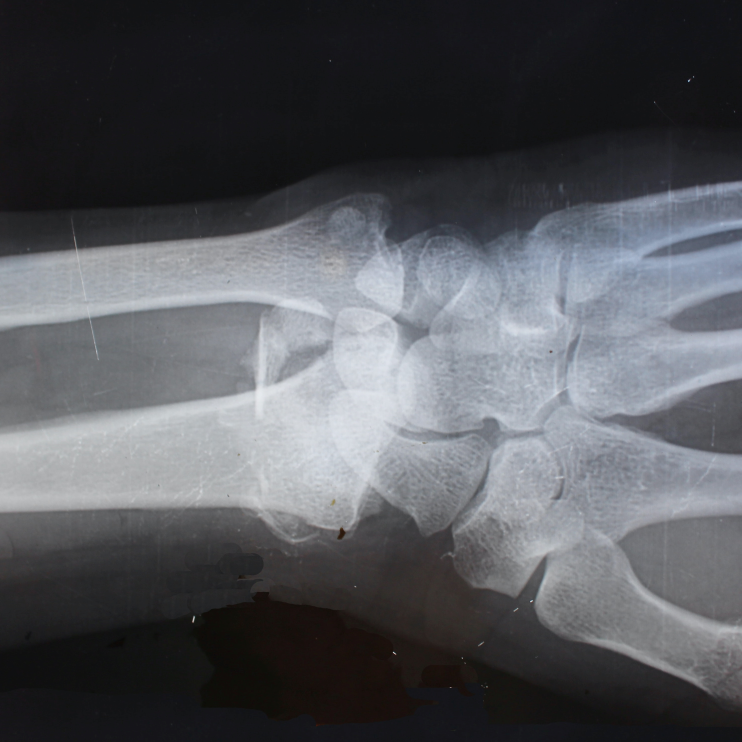
#> input picture images/cara-shelton-_GpJpHnyCSw-unsplash.jpg, 2967 x 2967 px, given in place of , which was not available (shown at 1/4 size)
$ python -i main.py   (imports and definitions only)
#> lines starting #> are read from the running program, lines starting #| are printed output that depends on the picture; pictures that were not available may be replaced by others from this repository, and a replacement may not be noted
import ctypes
import os.path
from tkinter import *
from tkinter import filedialog, ttk
import cv2 as cv
import numpy as np
import scipy.signal
from matplotlib import image as mpimg
from matplotlib import pyplot as plt
from PIL import Image, ImageTk

# [3 lines not run here, left out]

"""----------------x-----Global Variable------x----------------"""

gui_width = 1385
gui_height = 595
ip_file = ""
op_file = ""
original_img = None
modified_img = None
user_arg = None
popup = None
popup_input = None

# [3 lines not run here, left out]

"""----------------x-----Global Variable------x----------------"""


# [85 lines left out: functions set_user_arg, open_popup_input, draw_before_canvas, draw_after_canvas, load_file, save_file, not called in this run]


"""--------------x---------Frame-----------x-------------"""

# [1 line that did not run here, left out]
# [1 line not run here, left out]

# [1 line that did not run here, left out]
# [1 line not run here, left out]

# [1 line that did not run here, left out]
# [1 line not run here, left out]

# left frame contents
# [1 line that did not run here, left out]
# [1 line not run here, left out]

# [1 line that did not run here, left out]
# [1 line not run here, left out]
"""--------------x---------Frame-----------x-------------"""

"""--------------x---------Middle frame contents-----------x-------------"""

# [1 line that did not run here, left out]
# [1 line that did not run here, left out]
# [3 lines that did not run here, left out]
# [7 lines not run here, left out]
"""--------------x---------Middle frame contents-----------x-------------"""

"""--------------x---------Right frame contents-----------x-------------"""
# [1 line that did not run here, left out]
# [1 line not run here, left out]

# [1 line that did not run here, left out]
# [1 line not run here, left out]

"""--------------x---------Right frame contents-----------x-------------"""

"""-----------x---------Digital Image Processing Algorithms------------x-----------"""


# [29 lines of commented-out code are left out]
# [109 lines left out: functions redImg, greenImg, blueImg, RGB2Gray, not called in this run]


def callRGB2Gray():
    grayscale = RGB2Gray()
    draw_after_canvas(grayscale)


# [273 lines left out: functions negative, gray_slice, call_gray_slice, bit_slice, call_bit_slice, c_stretch and 13 more, not called in this run]


def canny():  # sourcery no-metrics
    sigma = 1
    kernel_size = 5
    weak_pixel = 75
    strong_pixel = 255
    lowthreshold = 0.05
    highthreshold = 0.15

    img = cv.imread(ip_file, 0)
#> img: shape (2967, 2967); min 8, max 244, mean 86.7
    M, N = img.shape
#> M = 2967; N = 2967

    # 1) Noise reduction
    size = kernel_size // 2
    x, y = np.mgrid[-size: size + 1, -size: size + 1]
    normal = 1 / (2.0 * np.pi * sigma ** 2)
    kernel = np.exp(-((x ** 2 + y ** 2) / (2.0 * sigma ** 2))) * normal
    img_smoothed = scipy.signal.convolve2d(img, kernel, mode="same", boundary="symm")
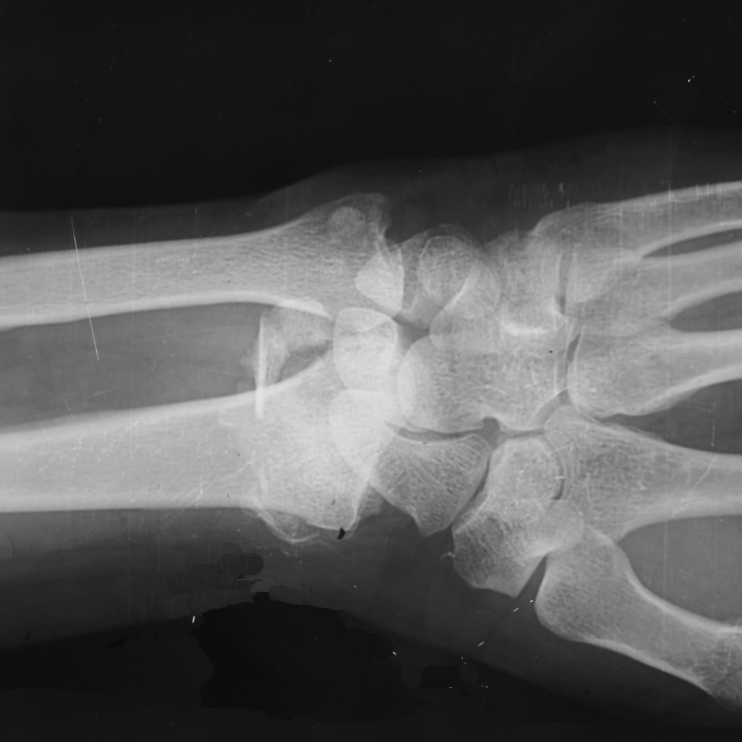
#> img_smoothed: shape (2967, 2967) float64 (shown at 1/4 size); min 8.82, max 229.4, mean 85.2

    # 2) Gradient calc (sobel)
    hx = np.array([[-1, 0, 1], [-2, 0, 2], [-1, 0, 1]])
    hy = np.array([[1, 2, 1], [0, 0, 0], [-1, -2, -1]])

    pdx = scipy.signal.convolve2d(img_smoothed, hx, mode="same", boundary="symm")
    pdy = scipy.signal.convolve2d(img_smoothed, hy, mode="same", boundary="symm")
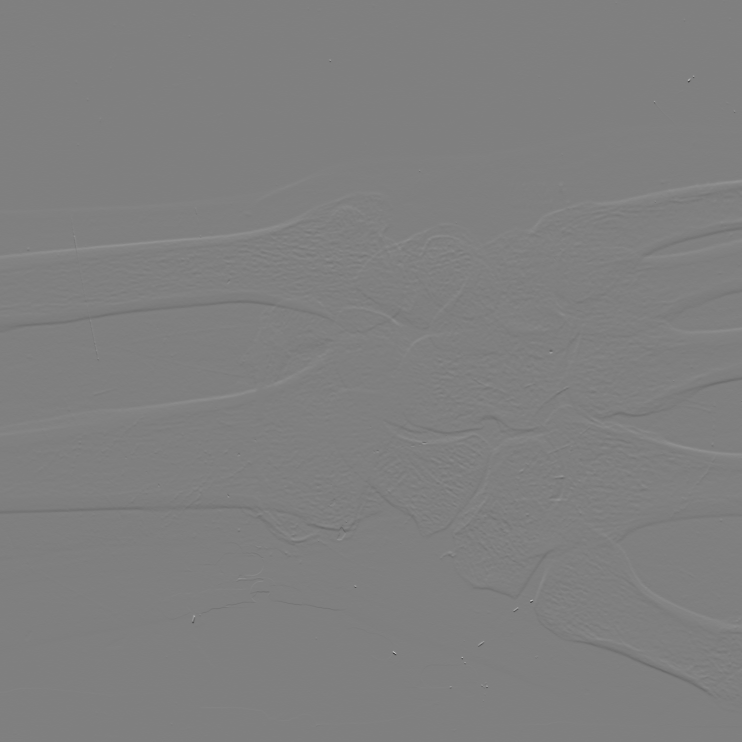
#> pdy: shape (2967, 2967) float64 (shown at 1/4 size); min -438.7, max 436.5, mean 0; drawn with min black and max white

    gradient = np.sqrt(pdx ** 2 + pdy ** 2)
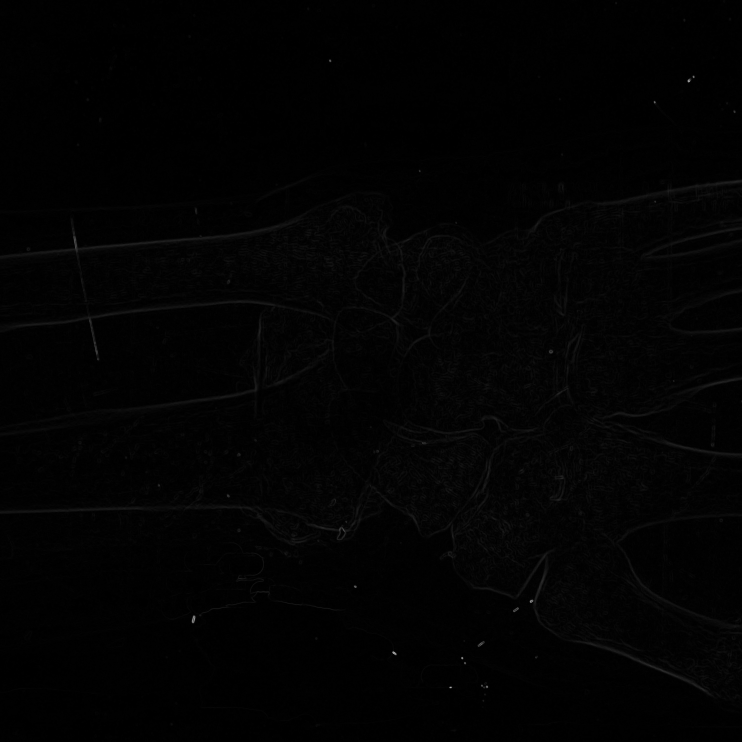
#> gradient: shape (2967, 2967) float64 (shown at 1/4 size); min 0, max 502, mean 5.5; drawn with min black and max white
    gradient = gradient / gradient.max() * 255
    theta = np.arctan2(pdy, pdx)
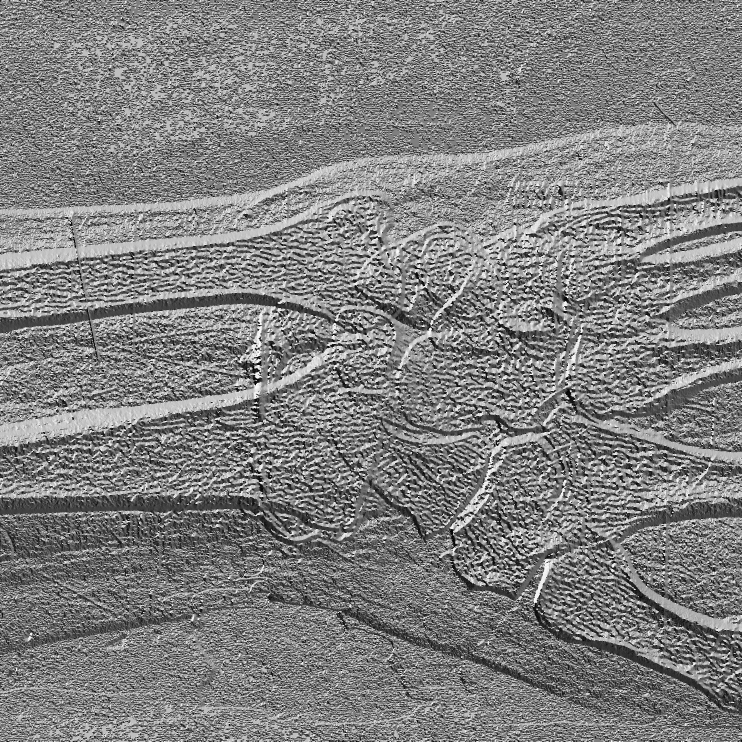
#> theta: shape (2967, 2967) float64 (shown at 1/4 size); min -3.14, max 3.14, mean 0.0226; drawn with min black and max white

    # 3) Non Max supression
    nonmax = np.zeros((M, N), dtype=np.int32)
    angle = theta * 180.0 / np.pi
    angle[angle < 0] += 180
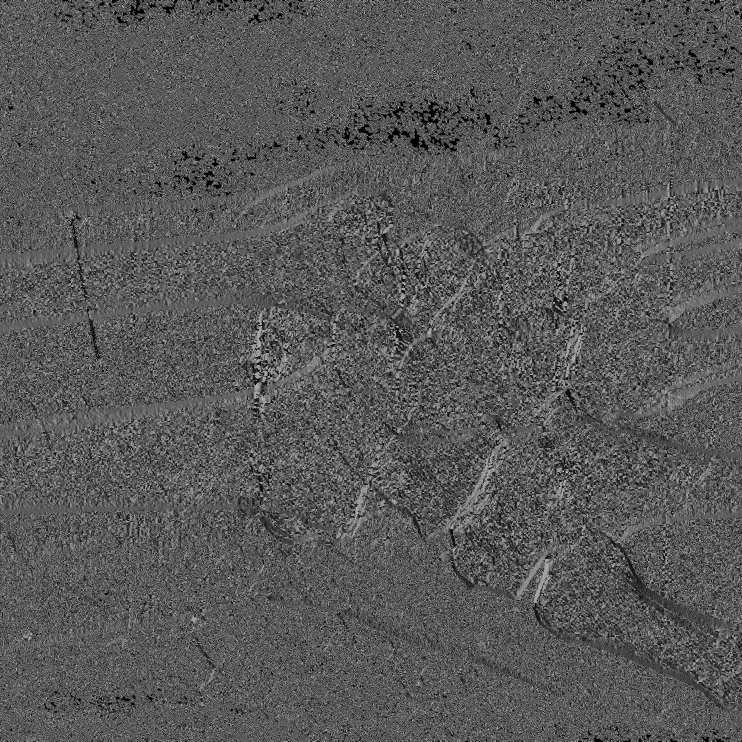
#> angle: shape (2967, 2967) float64 (shown at 1/4 size); min 0, max 180, mean 88.8

    for i in range(1, M - 1):
        for j in range(1, N - 1):
            q = 255
            r = 255

            # angle 0
            if (0 <= angle[i, j] < 22.5) or (157.5 <= angle[i, j] <= 180):
                q = gradient[i, j + 1]
                r = gradient[i, j - 1]
            # angle 45
            elif 22.5 <= angle[i, j] < 67.5:
                q = gradient[i + 1, j - 1]
                r = gradient[i - 1, j + 1]
            # angle 90
            elif 67.5 <= angle[i, j] < 112.5:
                q = gradient[i + 1, j]
                r = gradient[i - 1, j]
            # angle 135
            elif 112.5 <= angle[i, j] < 157.5:
                q = gradient[i - 1, j - 1]
                r = gradient[i + 1, j + 1]

            if (gradient[i, j] >= q) and (gradient[i, j] >= r):
                nonmax[i, j] = gradient[i, j]
            else:
                nonmax[i, j] = 0

    # 4) Double threshold
    highThreshold = nonmax.max() * highthreshold
#> highThreshold = 38.25
    lowThreshold = highThreshold * lowthreshold
#> lowThreshold = 1.91

    thresh = np.zeros((M, N), dtype=np.int32)

    strong_i, strong_j = np.where(nonmax >= highThreshold)
#> strong_i = 1421 values from 240 to 2761; strong_j = 1421 values, max 2940 at index 103, min 292 at index 156, mean 1400.1
    weak_i, weak_j = np.where((nonmax <= highThreshold) & (nonmax >= lowThreshold))

    thresh[strong_i, strong_j] = strong_pixel
    thresh[weak_i, weak_j] = weak_pixel

    # 5) Hysteresis
    for i in range(1, M - 1):
        for j in range(1, N - 1):
            if thresh[i, j] == weak_pixel:

                if (
                        (thresh[i + 1, j - 1] == strong_pixel)
                        or (thresh[i + 1, j] == strong_pixel)
                        or (thresh[i + 1, j + 1] == strong_pixel)
                        or (thresh[i, j - 1] == strong_pixel)
                        or (thresh[i, j + 1] == strong_pixel)
                        or (thresh[i - 1, j - 1] == strong_pixel)
                        or (thresh[i - 1, j] == strong_pixel)
                        or (thresh[i - 1, j + 1] == strong_pixel)
                ):
                    thresh[i, j] = strong_pixel
                else:
                    thresh[i, j] = 0
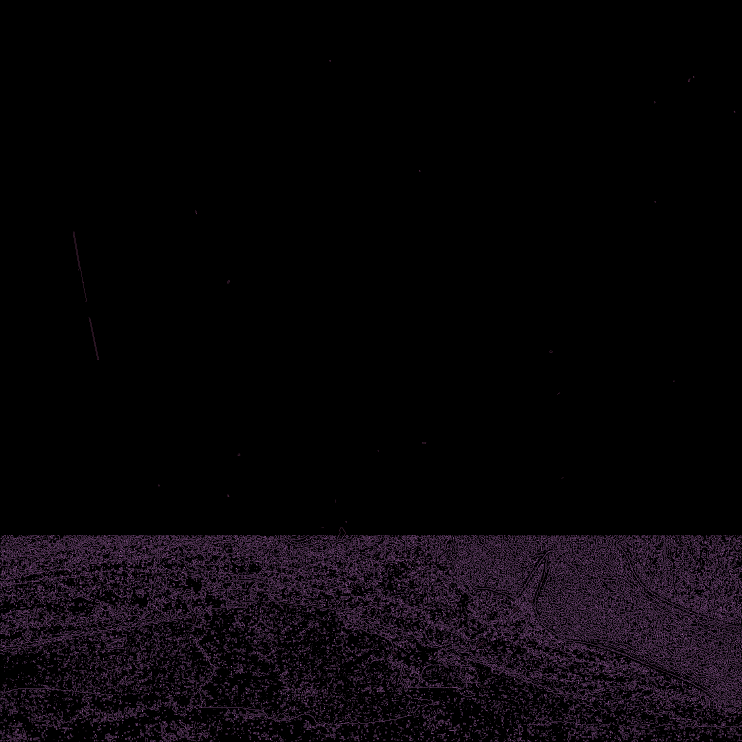
#> thresh: shape (2967, 2967) int32 (shown at 1/4 size); 3 distinct labels, from 0 to 255; one colour per label, 0 black

    draw_after_canvas(thresh)


"""-----------x---------Digital Image Processing Algorithms------------x-----------"""

"""----------------x--------Button for Algorithms---------x---------------"""
# ttk.Button(
#     scrollable_algo_frame,
#     text="RGB to grayscale",
#     width=30,
#     command=callRGB2Gray) \
#     .pack(expand=1, padx=5, pady=2, ipady=2)
#


# ttk.Button(
#     scrollable_algo_frame,
#     text="Negative",
#     width=30,
#     command=lambda: negative(set_gray=False)) \
#     .pack(pady=2, ipady=2)
#
# ttk.Button(
#     scrollable_algo_frame,
#     text="Negative/(Grayscale output)",
#     width=30,
#     command=lambda: negative(set_gray=True),
# ).pack(pady=2, ipady=2)
#
# ttk.Button(
#     scrollable_algo_frame,
#     text="Histogram Equalization",
#     width=30,
#     command=histogram_eq,
# ).pack(pady=2, ipady=2)
# ttk.Button(
#     scrollable_algo_frame, text="gray-contrast", width=30, command=callRGB2HSI).pack(pady=2, ipady=2)
#
#
# ttk.Button(
#     scrollable_algo_frame,
#     text="Image Smoothing - Liner/n(nxm Avg/Box filter)",
#     width=30,
#     command=box_fileter,
# ).pack(pady=2, ipady=2)
#
# ttk.Button(
#     scrollable_algo_frame,
#     text="Image Smotting - Non Liner\n(n*n Median filter)",
#     width=30,
#     command=median_fileter,
# ).pack(pady=2, ipady=2)

# [142 lines not run here, left out]

"""----------------x--------Button for Algorithms---------x---------------"""

# [1 line not run here, left out]

#> (the run stopped early here; a loop or call above may not have finished)
